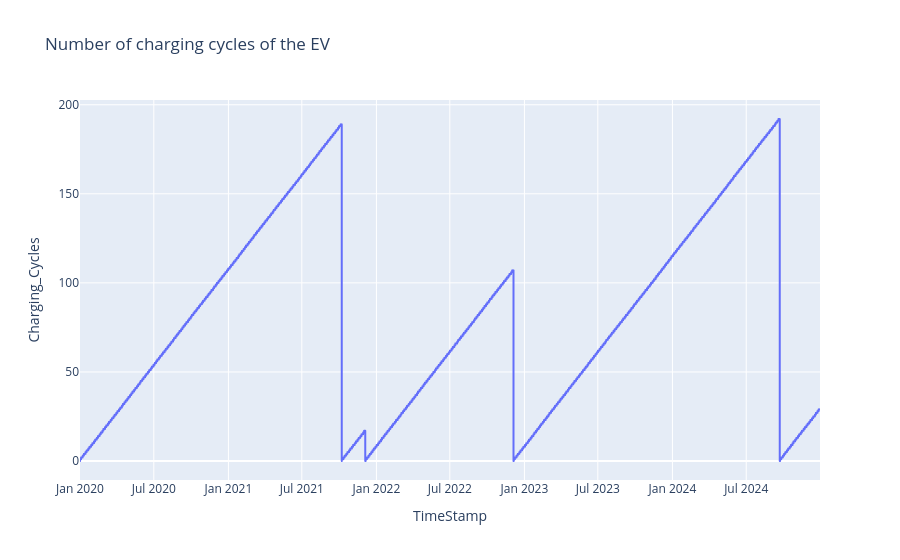

Notebook code for this chart:
### Code cell
# here we can see that it is likely that the battery has been replaced multiple times as Charging_Cycles is set to 0 on multiple occassions
fig = px.line(ev_data, x="TimeStamp", y="Charging_Cycles", title="Number of charging cycles of the EV")
fig.show()

### Figure 1 — Plotly figure (JSON) as saved in the notebook; plotly's stock layout.template omitted (floating-point values rounded to 4 significant figures; data arrays with more than 128 entries replaced by an {"elided": "..."} marker saying what was removed)
{"data": [{"hovertemplate": "TimeStamp=%{x}<br>Charging_Cycles=%{y}<extra></extra>", "legendgroup": "", "line": {"color": "#636efa", "dash": "solid"}, "marker": {"symbol": "circle"}, "mode": "lines", "name": "", "showlegend": false, "type": "scattergl", "x": {"elided": "43800 str values"}, "xaxis": "x", "y": {"elided": "43800 int values"}, "yaxis": "y"}], "layout": {"legend": {"tracegroupgap": 0}, "title": {"text": "Number of charging cycles of the EV"}, "xaxis": {"anchor": "y", "domain": [0, 1], "title": {"text": "TimeStamp"}}, "yaxis": {"anchor": "x", "domain": [0, 1], "title": {"text": "Charging_Cycles"}}}}
